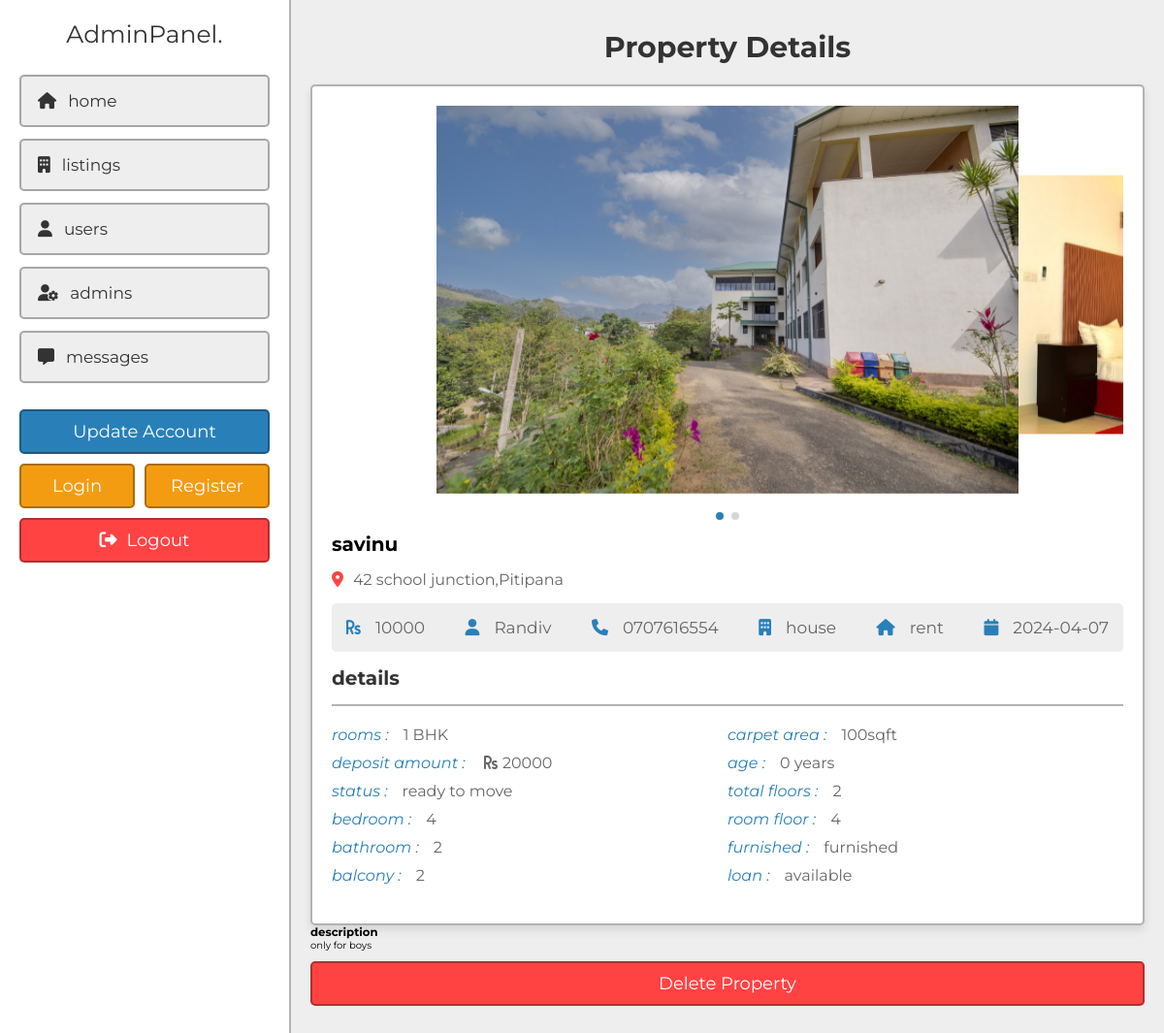
The page /admin/view_property.php?get_id=ECDbG3qgv4hKZJgESK5B (signed in) on the database its author committed.
### tables this page shows
CREATE TABLE `property` (
  `id` varchar(20) NOT NULL,
  `user_id` varchar(20) NOT NULL,
  `property_name` varchar(50) NOT NULL,
  `address` varchar(100) NOT NULL,
  `price` varchar(10) NOT NULL,
  `type` varchar(10) NOT NULL,
  `offer` varchar(10) NOT NULL,
  `status` varchar(50) NOT NULL,
  `furnished` varchar(50) NOT NULL,
  `bhk` varchar(10) NOT NULL,
  `deposite` varchar(10) NOT NULL,
  `bedroom` varchar(10) NOT NULL,
  `bathroom` varchar(10) NOT NULL,
  `balcony` varchar(10) NOT NULL,
  `carpet` varchar(10) NOT NULL,
  `age` varchar(2) NOT NULL,
  `total_floors` varchar(2) NOT NULL,
  `room_floor` varchar(2) NOT NULL,
  `loan` varchar(50) NOT NULL,
  `lift` varchar(3) NOT NULL DEFAULT 'no',
  `security_guard` varchar(3) NOT NULL DEFAULT 'no',
  `play_ground` varchar(3) NOT NULL DEFAULT 'no',
  `garden` varchar(3) NOT NULL DEFAULT 'no',
  `water_supply` varchar(3) NOT NULL DEFAULT 'no',
  `power_backup` varchar(3) NOT NULL DEFAULT 'no',
  `parking_area` varchar(3) NOT NULL DEFAULT 'no',
  `gym` varchar(3) NOT NULL DEFAULT 'no',
  `shopping_mall` varchar(3) NOT NULL DEFAULT 'no',
  `hospital` varchar(3) NOT NULL DEFAULT 'no',
  `school` varchar(3) NOT NULL DEFAULT 'no',
  `market_area` varchar(3) NOT NULL DEFAULT 'no',
  `image_01` varchar(50) NOT NULL,
  `image_02` varchar(50) NOT NULL,
  `image_03` varchar(50) NOT NULL,
  `image_04` varchar(50) NOT NULL,
  `image_05` varchar(50) NOT NULL,
  `description` varchar(1000) NOT NULL,
  `date` date NOT NULL DEFAULT current_timestamp()
);

CREATE TABLE `users` (
  `id` varchar(20) NOT NULL,
  `name` varchar(50) NOT NULL,
  `number` varchar(10) NOT NULL,
  `email` varchar(50) NOT NULL,
  `password` varchar(50) NOT NULL
);

### admin/view_property.php (the view, shortened to what this page needs)
<?php
include '../components/connect.php';
if(isset($_GET['get_id'])){
   $get_id = $_GET['get_id'];
}else{
   $get_id = '';
   header('location:dashboard.php');
}
?>
<!DOCTYPE html>
<html lang="en">
<head>
   <link rel="stylesheet" href="https://cdn.jsdelivr.net/npm/swiper@8/swiper-bundle.min.css" />
   <link rel="stylesheet" href="https://cdnjs.cloudflare.com/ajax/libs/font-awesome/6.2.0/css/all.min.css">
   <link rel="stylesheet" href="../css/admin_style.css">
</head>
<body>
<?php include '../components/admin_header.php'; ?>
<section class="view-property">
   <h1 class="heading">property details</h1>
   <?php
      $select_properties = $conn->prepare("SELECT * FROM `property` WHERE id = ? ORDER BY date DESC LIMIT 1");
      $select_properties->execute([$get_id]);
      if($select_properties->rowCount() > 0){
         while($fetch_property = $select_properties->fetch(PDO::FETCH_ASSOC)){
         $select_user = $conn->prepare("SELECT * FROM `users` WHERE id = ?");
         $select_user->execute([$fetch_property['user_id']]);
         $fetch_user = $select_user->fetch(PDO::FETCH_ASSOC);
   ?>
   <div class="details">
     <div class="swiper images-container">
         <div class="swiper-wrapper">
            <img src="../uploaded_files/<?= $fetch_property['image_01']; ?>" alt="" class="swiper-slide">
            <?php if(!empty($fetch_property['image_02'])){ ?>
            <img src="../uploaded_files/<?= $fetch_property['image_02']; ?>" alt="" class="swiper-slide">
            <?php } ?>
         </div>
         <div class="swiper-pagination"></div>
     </div>
      <h3 class="name"><?= $fetch_property['property_name']; ?></h3>
      <p class="location"><i class="fas fa-map-marker-alt"></i><span><?= $fetch_property['address']; ?></span></p>
      <div class="info">
         <p><i class="fas fa-rupee-sign"></i><span><?= $fetch_property['price']; ?></span></p>
         <p><i class="fas fa-user"></i><span><?= $fetch_user['name']; ?></span></p>
         <p><i class="fas fa-phone"></i><a href="tel:1234567890"><?= $fetch_user['number']; ?></a></p>
         <p><i class="fas fa-building"></i><span><?= $fetch_property['type']; ?></span></p>
         <p><i class="fas fa-house"></i><span><?= $fetch_property['offer']; ?></span></p>
         <p><i class="fas fa-calendar"></i><span><?= $fetch_property['date']; ?></span></p>
      </div>
      <h3 class="title">details</h3>
      <div class="flex">
         <div class="box">
            <p><i>rooms :</i><span><?= $fetch_property['bhk']; ?> BHK</span></p>
            <p><i>deposit amount : </i><span><span class="fas fa-rupee-sign" style="margin-right: .5rem;"></span><?= $fetch_property['deposite']; ?></span></p>
            <p><i>status :</i><span><?= $fetch_property['status']; ?></span></p>
            <p><i>bedroom :</i><span><?= $fetch_property['bedroom']; ?></span></p>
            <p><i>bathroom :</i><span><?= $fetch_property['bathroom']; ?></span></p>
            <p><i>balcony :</i><span><?= $fetch_property['balcony']; ?></span></p>
         </div>
         <div class="box">
            <p><i>carpet area :</i><span><?= $fetch_property['carpet']; ?>sqft</span></p>
            <p><i>age :</i><span><?= $fetch_property['age']; ?> years</span></p>
            <p><i>total floors :</i><span><?= $fetch_property['total_floors']; ?></span></p>
            <p><i>room floor :</i><span><?= $fetch_property['room_floor']; ?></span></p>
            <p><i>furnished :</i><span><?= $fetch_property['furnished']; ?></span></p>
            <p><i>loan :</i><span><?= $fetch_property['loan']; ?></span></p>
         </div>
      </div>
      </div>
      <h3 class="title">description</h3>
      <p class="description"><?= $fetch_property['description']; ?></p>
      <form action="" method="post" class="flex-btn">
         <input type="submit" value="delete property" name="delete" class="delete-btn" onclick="return confirm('delete this listing?');">
      </form>
   <?php
      }
   }else{
      echo '<p class="empty">property not found! <a href="listings.php" style="margin-top:1.5rem;" class="option-btn">go to listings</a></p>';
   }
   ?>
</section>
</body>
</html>

### css/admin_style.css (style rules this page uses)
:root { --main-color: #2980b9; --orange: #f39c12; --red: #ff4343; --light-color: #666; --light-bg: #eee; --white: #fff; --black: #333; --box-shadow: 0 .5rem 1rem rgba(0, 0, 0, 0.1); --border: .2rem solid rgba(0, 0, 0, .3); }
* { font-family: 'Montserrat', sans-serif; margin: 0; padding: 0; box-sizing: border-box; outline: none; border: none; text-decoration: none; }
html { font-size: 62.5%; overflow-x: hidden; scroll-behavior: smooth; scroll-padding-top: 5rem; }
body { background-color: var(--light-bg); padding-left: 30rem; }
section { padding: 3rem 2rem; max-width: 1200px; margin: 0 auto; }
.heading { margin-bottom: 2rem; text-align: center; text-transform: capitalize; color: var(--black); font-size: 3rem; }
.flex-btn { display: flex; column-gap: 1rem; justify-content: space-between; align-items: flex-end; }
.inline-btn, .inline-option-btn, .inline-delete-btn, .btn, .delete-btn, .option-btn { cursor: pointer; padding: 1rem 2.5rem; font-size: 1.8rem; color: var(--white); text-align: center; text-transform: capitalize; margin-top: 1rem; border-radius: .5rem; border: var(--border); }
.btn, .delete-btn, .option-btn { display: block; width: 100%; }
.delete-btn { background-color: var(--red); }
.view-property .details { background-color: var(--white); box-shadow: var(--box-shadow); border: var(--border); padding: 2rem; border-radius: .5rem; overflow-x: hidden; }
.view-property .details .images-container img { height: 40rem; object-fit: cover; width: 60rem; margin-bottom: 3rem; }
.swiper-pagination-bullets.swiper-pagination-horizontal { bottom: 0; }
.view-property .details .name { font-size: 2rem; text-overflow: ellipsis; overflow-x: hidden; margin-bottom: .5rem; padding-top: 1rem; }
.view-property .details .location { padding-top: 1rem; font-size: 1.6rem; color: var(--light-color); }
.view-property .details .location i { margin-right: 1rem; color: var(--red); }
.view-property .details .info { display: flex; background-color: var(--light-bg); padding: 1.5rem; margin: 1.5rem 0; justify-content: space-between; align-items: center; flex-wrap: wrap; gap: 2rem; border-radius: .5rem; }
.view-property .details .info p { font-size: 1.7rem; }
.view-property .details .info p span, .view-property .details .info p a { color: var(--light-color); }
.view-property .details .info p i { margin-right: 1.5rem; color: var(--main-color); }
.view-property .details .title { font-size: 2rem; color: var(--black); padding-bottom: 1.5rem; border-bottom: var(--border); }
.view-property .details .flex { margin: 1.5rem 0; display: flex; justify-content: space-between; flex-wrap: wrap; }
.view-property .details .flex .box { flex: 1 1 40rem; }
.view-property .details .flex .box p { padding: .5rem 0; font-size: 1.6rem; color: var(--light-color); }
.view-property .details .flex .box i { color: var(--main-color); margin-right: 1.5rem; }

### rows shown on the page
property: image_01 (picture), image_02 (picture), property_name "savinu", address "42 school junction,Pitipana", price "10000", user.name "Randiv", user.number "0707616554", type "house", offer "rent", date "2024-04-07", bhk "1", deposite "20000", status "ready to move", bedroom "4", bathroom "2", balcony "2", carpet "100", age "0", total_floors "2", room_floor "4", furnished "furnished", loan "available", description "only for boys"
